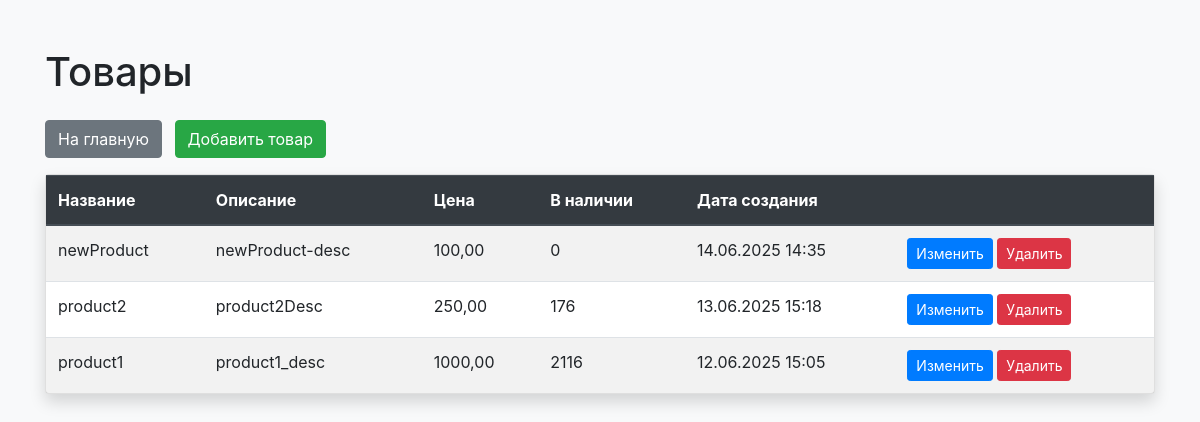
Before: /core/products/ with the older database file.
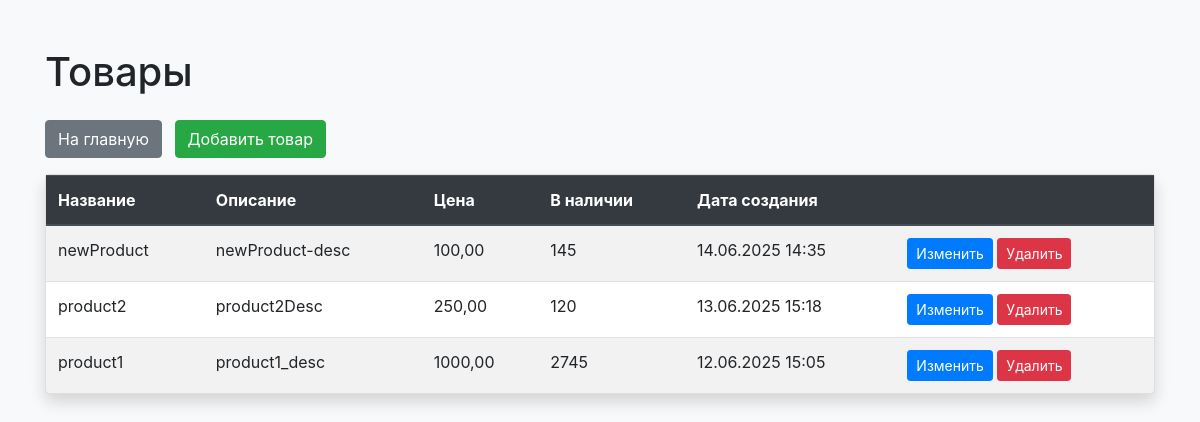
After: the same page with the newer database file.
### core/models.py (models this page shows, shortened)
class Product(models.Model):
    name = models.CharField(max_length=200, verbose_name='Название')
    description = models.TextField(verbose_name='Описание', blank=True)
    price = models.DecimalField(max_digits=10, decimal_places=2, verbose_name='Цена')
    stock = models.IntegerField(default=0, verbose_name='Количество на складе')
    created_at = models.DateTimeField(auto_now_add=True, verbose_name='Дата создания')
    updated_at = models.DateTimeField(auto_now=True, verbose_name='Дата обновления')
    class Meta:
        verbose_name = 'Товар'
        verbose_name_plural = 'Товары'

### core/views.py (the view)
# urls.py: path('products/', views.products_list, name='products_list'),
def products_list(request):
    from .models import Product
    products = Product.objects.all().order_by('-created_at')
    return render(request, 'products_list.html', {'products': products})

### templates/products_list.html (shortened to what this page needs)
<!DOCTYPE html>
<html lang="ru">
<head>
    <link rel="stylesheet" href="https://stackpath.bootstrapcdn.com/bootstrap/4.5.2/css/bootstrap.min.css">
</head>
<body class="bg-light">
    <div class="container py-5">
        <h1 class="mb-4">Товары</h1>
        <a href="/" class="btn btn-secondary mb-3">На главную</a>
        <a href="/core/products/add/" class="btn btn-success mb-3 ml-2">Добавить товар</a>
        <div class="card shadow">
            <div class="card-body p-0">
                <table class="table table-striped mb-0">
                    <thead class="thead-dark">
                        <tr>
                            <th>Название</th>
                            <th>Описание</th>
                            <th>Цена</th>
                            <th>В наличии</th>
                            <th>Дата создания</th>
                            <th></th>
                        </tr>
                    </thead>
                    <tbody>
                        {% for product in products %}
                        <tr>
                            <td>{{ product.name }}</td>
                            <td>{{ product.description|truncatechars:50 }}</td>
                            <td>{{ product.price }}</td>
                            <td>{{ product.stock }}</td>
                            <td>{{ product.created_at|date:'d.m.Y H:i' }}</td>
                            <td>
                                <a href="/core/products/{{ product.id }}/edit/" class="btn btn-sm btn-primary">Изменить</a>
                                <a href="/core/products/{{ product.id }}/delete/" class="btn btn-sm btn-danger">Удалить</a>
                            </td>
                        </tr>
                        {% empty %}
                        <tr><td colspan="6" class="text-center">Нет товаров</td></tr>
                        {% endfor %}
                    </tbody>
                </table>
            </div>
        </div>
    </div>
</body>
</html>

Changed rows visible on the page:
changed Product "newProduct": stock "0" → "145"
changed Product "product2": stock "176" → "120"
changed Product "product1": stock "2116" → "2745"
